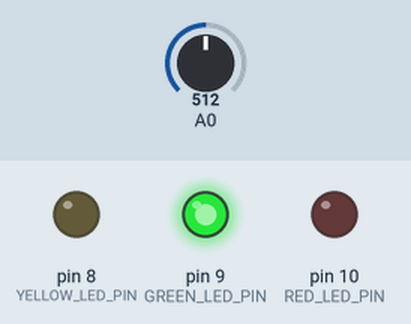
Recording of a sketch running on a simulated Arduino Uno, built with avr-gcc and run on an emulated ATmega328P. Shown: output pins drawn as LEDs (lit = HIGH). The inputs (shaded band) are chosen by the test bench; at power-on: A0 = 512. What the sketch prints to the serial monitor is not drawn.

Above: at 1.8 s.
1.9 s: A0 set to 467
4.2 s: A0 set to 439
At 7.2 s:
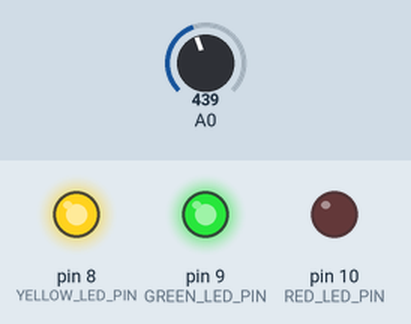
7.5 s: A0 set to 124
10.2 s: A0 set to 102
At 13.4 s:
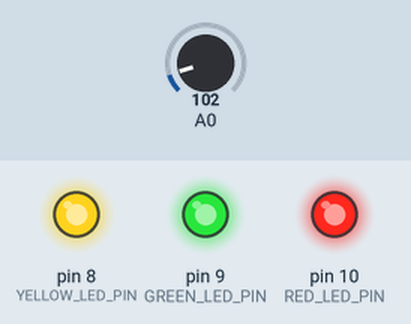
Timing chart, 0 to 14.5 s (numbered marks = the images above; inputs shaded):
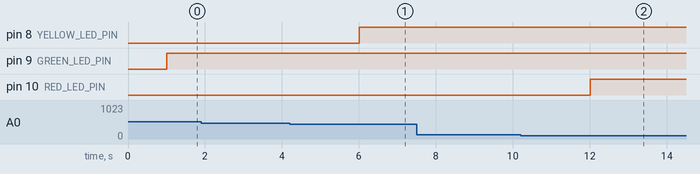

Measured:
- the behaviour switches between 456 and 455 on A0 (found by bisection; images 0 and 1)
- the behaviour switches between 116 and 115 on A0 (found by bisection; images 1 and 2)
- after the input at 1.9 s, every drawn part: stays the same
- after the input at 4.2 s, pin 8 (YELLOW_LED_PIN): LOW → HIGH after 1.8 s
- after the input at 7.5 s, every drawn part: stays the same
- after the input at 10.2 s, pin 10 (RED_LED_PIN): LOW → HIGH after 1.8 s

The sketch:

ntc-basic.ino
```cpp
// (licence header left out)
const float BETA = 3950; // should match the Beta Coefficient of the thermistor
const int GREEN_LED_PIN = 9;
const int YELLOW_LED_PIN = 8;
const int RED_LED_PIN = 10;
void setup() {
  Serial.begin(9600);
  pinMode(GREEN_LED_PIN, OUTPUT);
  pinMode(YELLOW_LED_PIN, OUTPUT);
  pinMode(RED_LED_PIN, OUTPUT);
}

void loop() {
  int analogValue = analogRead(A0);
  float celsius = 1 / (log(1 / (1023. / analogValue - 1)) / BETA + 1.0 / 298.15) - 273.15;
  Serial.print("Temperature: ");
  Serial.print(celsius);
  Serial.println(" ℃");
  delay(1000);

  if (celsius < 30) {
      digitalWrite(GREEN_LED_PIN, HIGH);
  } else if (celsius < 30 || celsius <= 80){
      digitalWrite(YELLOW_LED_PIN, HIGH);
  } else {
      digitalWrite(RED_LED_PIN, HIGH);
  }


}
```
